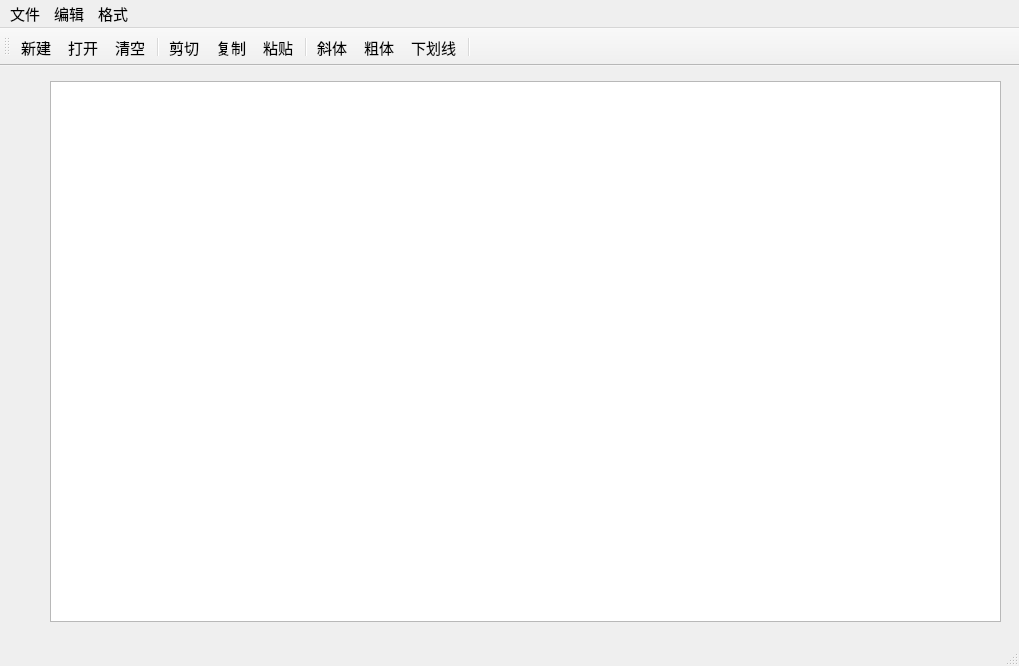
<?xml version="1.0" encoding="UTF-8"?>
<ui version="4.0">
 <class>QWMainWind</class>
 <widget class="QMainWindow" name="QWMainWind">
  <property name="geometry">
   <rect>
    <x>0</x>
    <y>0</y>
    <width>1019</width>
    <height>666</height>
   </rect>
  </property>
  <property name="font">
   <font>
    <pointsize>11</pointsize>
   </font>
  </property>
  <property name="windowTitle">
   <string>QWMainWind</string>
  </property>
  <widget class="QWidget" name="centralWidget">
   <widget class="QTextEdit" name="txtEdit">
    <property name="geometry">
     <rect>
      <x>50</x>
      <y>15</y>
      <width>951</width>
      <height>541</height>
     </rect>
    </property>
    <property name="font">
     <font>
      <pointsize>16</pointsize>
     </font>
    </property>
   </widget>
  </widget>
  <widget class="QMenuBar" name="menuBar">
   <property name="geometry">
    <rect>
     <x>0</x>
     <y>0</y>
     <width>1019</width>
     <height>29</height>
    </rect>
   </property>
   <widget class="QMenu" name="menu">
    <property name="title">
     <string>文件</string>
    </property>
    <addaction name="actNew"/>
    <addaction name="actOpen"/>
    <addaction name="separator"/>
    <addaction name="actClose"/>
   </widget>
   <widget class="QMenu" name="menu_2">
    <property name="title">
     <string>编辑</string>
    </property>
    <addaction name="actCut"/>
    <addaction name="actCopy"/>
    <addaction name="actPaste"/>
    <addaction name="separator"/>
    <addaction name="actClear"/>
   </widget>
   <widget class="QMenu" name="menu_3">
    <property name="title">
     <string>格式</string>
    </property>
    <addaction name="actFontBold"/>
    <addaction name="actFontItalic"/>
    <addaction name="actFontUnder"/>
    <addaction name="separator"/>
    <addaction name="actToolbarLab"/>
   </widget>
   <addaction name="menu"/>
   <addaction name="menu_2"/>
   <addaction name="menu_3"/>
  </widget>
  <widget class="QStatusBar" name="statusBar"/>
  <widget class="QToolBar" name="mainToolBar">
   <property name="toolButtonStyle">
    <enum>Qt::ToolButtonTextUnderIcon</enum>
   </property>
   <attribute name="toolBarArea">
    <enum>TopToolBarArea</enum>
   </attribute>
   <attribute name="toolBarBreak">
    <bool>false</bool>
   </attribute>
   <addaction name="actNew"/>
   <addaction name="actOpen"/>
   <addaction name="actClear"/>
   <addaction name="separator"/>
   <addaction name="actCut"/>
   <addaction name="actCopy"/>
   <addaction name="actPaste"/>
   <addaction name="separator"/>
   <addaction name="actFontItalic"/>
   <addaction name="actFontBold"/>
   <addaction name="actFontUnder"/>
   <addaction name="separator"/>
  </widget>
  <action name="actCut">
   <property name="icon">
    <iconset resource="res.qrc">
     <normaloff>:/images/images/cut.bmp</normaloff>:/images/images/cut.bmp</iconset>
   </property>
   <property name="text">
    <string>剪切</string>
   </property>
   <property name="toolTip">
    <string>剪切</string>
   </property>
   <property name="shortcut">
    <string>Ctrl+X</string>
   </property>
  </action>
  <action name="actCopy">
   <property name="icon">
    <iconset resource="res.qrc">
     <normaloff>:/images/images/120.bmp</normaloff>:/images/images/120.bmp</iconset>
   </property>
   <property name="text">
    <string>复制</string>
   </property>
   <property name="toolTip">
    <string>复制</string>
   </property>
   <property name="shortcut">
    <string>Ctrl+C</string>
   </property>
  </action>
  <action name="actPaste">
   <property name="icon">
    <iconset resource="res.qrc">
     <normaloff>:/images/images/paste.bmp</normaloff>:/images/images/paste.bmp</iconset>
   </property>
   <property name="text">
    <string>粘贴</string>
   </property>
   <property name="toolTip">
    <string>粘贴</string>
   </property>
   <property name="shortcut">
    <string>Ctrl+V</string>
   </property>
  </action>
  <action name="actFontBold">
   <property name="checkable">
    <bool>true</bool>
   </property>
   <property name="icon">
    <iconset resource="res.qrc">
     <normaloff>:/images/images/BLD.BMP</normaloff>:/images/images/BLD.BMP</iconset>
   </property>
   <property name="text">
    <string>粗体</string>
   </property>
   <property name="toolTip">
    <string>粗体</string>
   </property>
  </action>
  <action name="actFontItalic">
   <property name="checkable">
    <bool>true</bool>
   </property>
   <property name="icon">
    <iconset resource="res.qrc">
     <normaloff>:/images/images/ITL.BMP</normaloff>:/images/images/ITL.BMP</iconset>
   </property>
   <property name="text">
    <string>斜体</string>
   </property>
   <property name="toolTip">
    <string>斜体</string>
   </property>
  </action>
  <action name="actFontUnder">
   <property name="checkable">
    <bool>true</bool>
   </property>
   <property name="icon">
    <iconset resource="res.qrc">
     <normaloff>:/images/images/WORDUNDR.BMP</normaloff>:/images/images/WORDUNDR.BMP</iconset>
   </property>
   <property name="text">
    <string>下划线</string>
   </property>
   <property name="toolTip">
    <string>下划线</string>
   </property>
  </action>
  <action name="actClose">
   <property name="icon">
    <iconset resource="res.qrc">
     <normaloff>:/images/images/exit.bmp</normaloff>:/images/images/exit.bmp</iconset>
   </property>
   <property name="text">
    <string>退出</string>
   </property>
   <property name="toolTip">
    <string>退出</string>
   </property>
  </action>
  <action name="actOpen">
   <property name="icon">
    <iconset resource="res.qrc">
     <normaloff>:/images/images/open3.bmp</normaloff>:/images/images/open3.bmp</iconset>
   </property>
   <property name="text">
    <string>打开...</string>
   </property>
   <property name="toolTip">
    <string>打开文件</string>
   </property>
   <property name="shortcut">
    <string>Ctrl+O</string>
   </property>
  </action>
  <action name="actClear">
   <property name="icon">
    <iconset resource="res.qrc">
     <normaloff>:/images/images/103.bmp</normaloff>:/images/images/103.bmp</iconset>
   </property>
   <property name="text">
    <string>清空</string>
   </property>
   <property name="toolTip">
    <string>清空内容</string>
   </property>
  </action>
  <action name="actFont">
   <property name="icon">
    <iconset resource="res.qrc">
     <normaloff>:/images/images/20.ico</normaloff>:/images/images/20.ico</iconset>
   </property>
   <property name="text">
    <string>字体...</string>
   </property>
   <property name="toolTip">
    <string>字体设置</string>
   </property>
  </action>
  <action name="actNew">
   <property name="icon">
    <iconset resource="res.qrc">
     <normaloff>:/images/images/new2.bmp</normaloff>:/images/images/new2.bmp</iconset>
   </property>
   <property name="text">
    <string>新建</string>
   </property>
   <property name="shortcut">
    <string>Ctrl+N</string>
   </property>
  </action>
  <action name="actToolbarLab">
   <property name="checkable">
    <bool>true</bool>
   </property>
   <property name="checked">
    <bool>true</bool>
   </property>
   <property name="text">
    <string>显示工具栏文字标签</string>
   </property>
   <property name="menuRole">
    <enum>QAction::TextHeuristicRole</enum>
   </property>
  </action>
 </widget>
 <layoutdefault spacing="6" margin="11"/>
 <resources>
  <include location="res.qrc"/>
 </resources>
 <connections>
  <connection>
   <sender>actClose</sender>
   <signal>triggered()</signal>
   <receiver>QWMainWind</receiver>
   <slot>close()</slot>
   <hints>
    <hint type="sourcelabel">
     <x>-1</x>
     <y>-1</y>
    </hint>
    <hint type="destinationlabel">
     <x>422</x>
     <y>254</y>
    </hint>
   </hints>
  </connection>
  <connection>
   <sender>actClear</sender>
   <signal>triggered()</signal>
   <receiver>txtEdit</receiver>
   <slot>clear()</slot>
   <hints>
    <hint type="sourcelabel">
     <x>-1</x>
     <y>-1</y>
    </hint>
    <hint type="destinationlabel">
     <x>260</x>
     <y>256</y>
    </hint>
   </hints>
  </connection>
  <connection>
   <sender>actCut</sender>
   <signal>triggered()</signal>
   <receiver>txtEdit</receiver>
   <slot>cut()</slot>
   <hints>
    <hint type="sourcelabel">
     <x>-1</x>
     <y>-1</y>
    </hint>
    <hint type="destinationlabel">
     <x>260</x>
     <y>256</y>
    </hint>
   </hints>
  </connection>
  <connection>
   <sender>actCopy</sender>
   <signal>triggered()</signal>
   <receiver>txtEdit</receiver>
   <slot>copy()</slot>
   <hints>
    <hint type="sourcelabel">
     <x>-1</x>
     <y>-1</y>
    </hint>
    <hint type="destinationlabel">
     <x>260</x>
     <y>256</y>
    </hint>
   </hints>
  </connection>
  <connection>
   <sender>actPaste</sender>
   <signal>triggered()</signal>
   <receiver>txtEdit</receiver>
   <slot>paste()</slot>
   <hints>
    <hint type="sourcelabel">
     <x>-1</x>
     <y>-1</y>
    </hint>
    <hint type="destinationlabel">
     <x>260</x>
     <y>256</y>
    </hint>
   </hints>
  </connection>
 </connections>
</ui>
